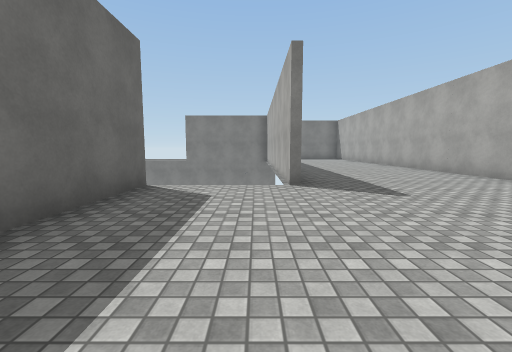
[1] (above)

14 first-person views from a walk through a scene from a Unity 3-D project. The camera is 1.3 m above the floor, tilts 6° down and sees 90° across. The floor is counted in squares, 2 m on a side. Each view is taken from the middle of a square. On the plan, view 1 faces up. The plan holds only what a view shows up to about 9 squares ahead; the rest is blank. The place goes on beyond the plan. Surface patterns are stand-ins for the level's own textures.

[2]
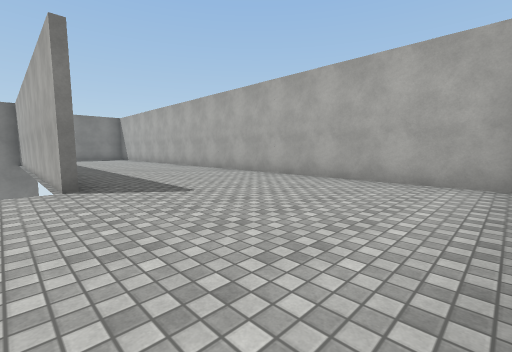

[3]
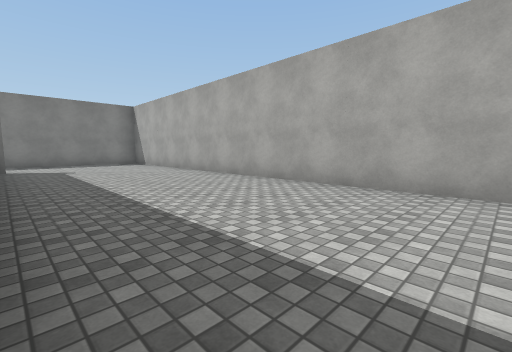

[4]
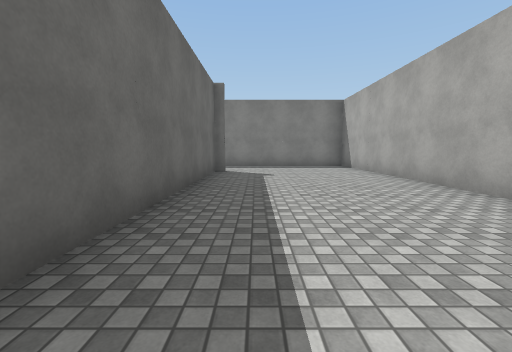

[5]
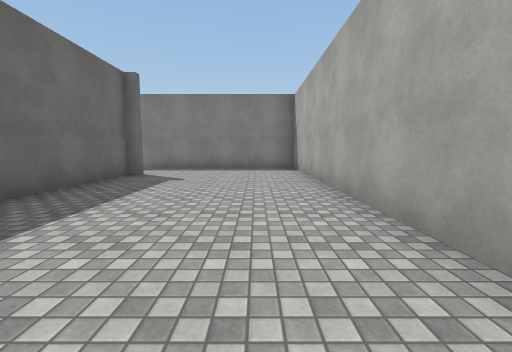

[6]
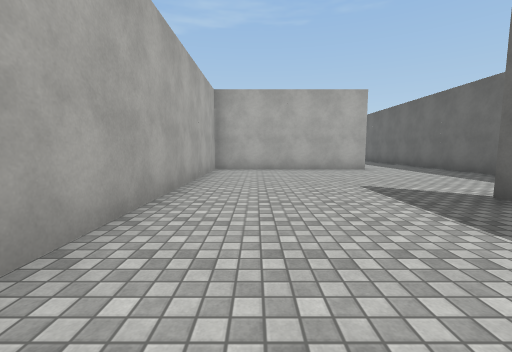

[7]
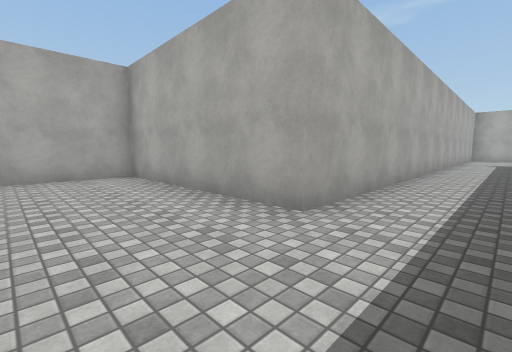

[8]
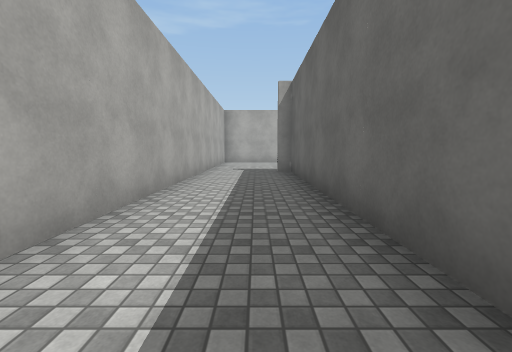

[9]
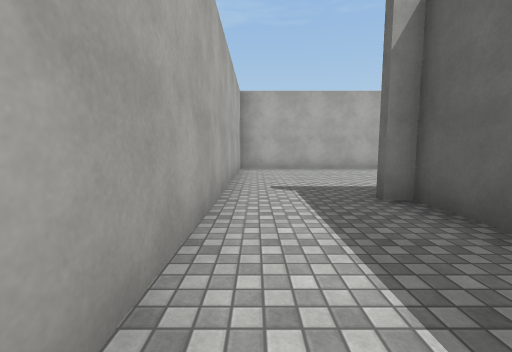

[10]
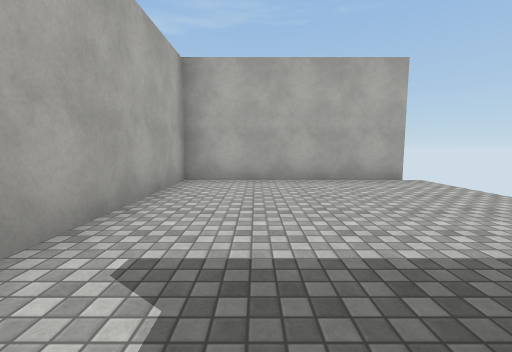

[11]
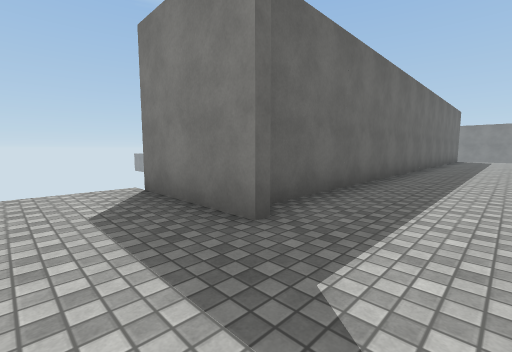

[12]
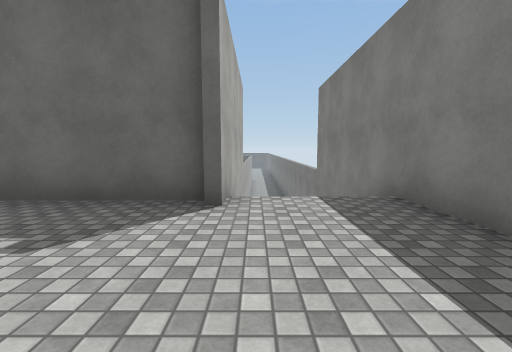

[13]
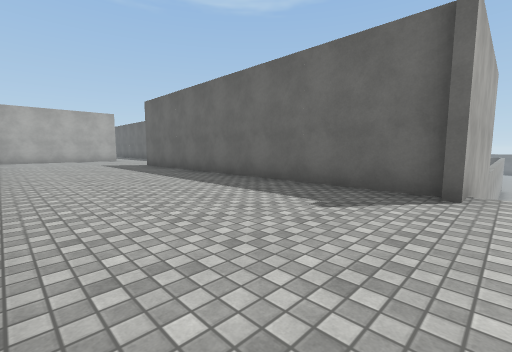

[14]
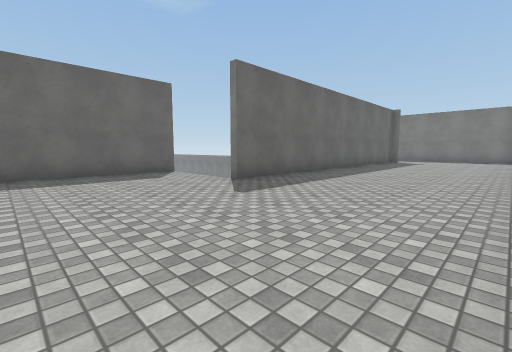

### Floor plan
Ten units are one square. View 1 is at (0, 0); x grows to the right and y downward. Boxes are objects, and circles mark ways between rooms. Rooms are numbered by the first view taken in them; rooms with no view inside come last. Other rooms are left out.
<svg viewBox="-46 -174 104 339">
<path fill="none" stroke="#000" d="M-20 -46 -20 -4M8 -145 8 -45M-16 -146 11 -146M5 2 53 2 53 -169 -16 -169M-15 104 -41 104M-41 154 5 154 5 2M-20 -4 -20 102"/>
<circle cx="-5" cy="5" r="3" fill="#2a7"/>
<text x="30" y="-80">1</text>
<text x="-10" y="90">2</text>
</svg>
Room 1 opens to room 2.

Where each view was taken, in squares from view 1:
view 1: 0 up, 0 right, facing up
view 2: 0 up, 0 right, facing up-right
view 3: 5 up, 1 right, facing up-right
view 4: 7 up, 2 right, facing up
view 5: 8 up, 4 right, facing up
view 6: 8 up, 4 right, facing down
view 7: 2 up, 1 left, facing down-right
view 8: 3 down, 1 left, facing down
view 9: 7 down, 0 right, facing down
view 10: 10 down, 1 left, facing down
view 11: 12 down, 0 right, facing up-left
view 12: 15 up, 4 right, facing left
view 13: 15 up, 5 right, facing down-left
view 14: 1 up, 5 right, facing up-left
